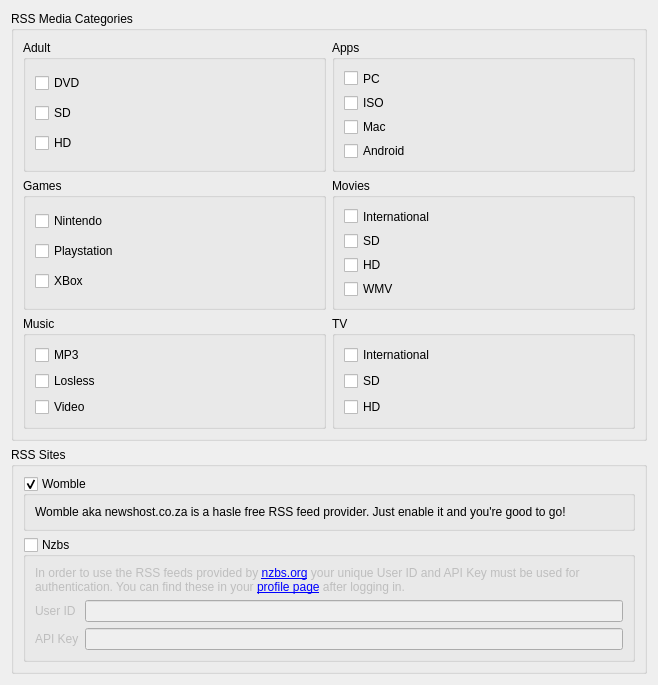
<?xml version="1.0" encoding="UTF-8"?>
<ui version="4.0">
 <class>RSSSettings</class>
 <widget class="QWidget" name="RSSSettings">
  <property name="geometry">
   <rect>
    <x>0</x>
    <y>0</y>
    <width>658</width>
    <height>654</height>
   </rect>
  </property>
  <property name="windowTitle">
   <string>RSS</string>
  </property>
  <layout class="QVBoxLayout" name="verticalLayout">
   <item>
    <widget class="QGroupBox" name="groupBox_11">
     <property name="title">
      <string>RSS Media Categories</string>
     </property>
     <layout class="QGridLayout" name="gridLayout_11">
      <item row="1" column="0">
       <layout class="QGridLayout" name="gridLayout_12">
        <item row="3" column="1">
         <widget class="QGroupBox" name="groupBox_13">
          <property name="title">
           <string>TV</string>
          </property>
          <layout class="QVBoxLayout" name="verticalLayout_15">
           <item>
            <widget class="QCheckBox" name="chkTvInt">
             <property name="text">
              <string>International</string>
             </property>
            </widget>
           </item>
           <item>
            <widget class="QCheckBox" name="chkTvSD">
             <property name="text">
              <string>SD</string>
             </property>
            </widget>
           </item>
           <item>
            <widget class="QCheckBox" name="chkTvHD">
             <property name="text">
              <string>HD</string>
             </property>
            </widget>
           </item>
          </layout>
         </widget>
        </item>
        <item row="2" column="1">
         <widget class="QGroupBox" name="groupBox_12">
          <property name="title">
           <string>Movies</string>
          </property>
          <layout class="QVBoxLayout" name="verticalLayout_14">
           <item>
            <widget class="QCheckBox" name="chkMoviesInt">
             <property name="text">
              <string>International</string>
             </property>
            </widget>
           </item>
           <item>
            <widget class="QCheckBox" name="chkMoviesSD">
             <property name="text">
              <string>SD</string>
             </property>
            </widget>
           </item>
           <item>
            <widget class="QCheckBox" name="chkMoviesHD">
             <property name="text">
              <string>HD</string>
             </property>
            </widget>
           </item>
           <item>
            <widget class="QCheckBox" name="chkMoviesWMV">
             <property name="text">
              <string>WMV</string>
             </property>
            </widget>
           </item>
          </layout>
         </widget>
        </item>
        <item row="2" column="0">
         <widget class="QGroupBox" name="groupBox_17">
          <property name="title">
           <string>Games</string>
          </property>
          <layout class="QVBoxLayout" name="verticalLayout_19">
           <item>
            <widget class="QCheckBox" name="chkConsoleNintendo">
             <property name="text">
              <string>Nintendo</string>
             </property>
            </widget>
           </item>
           <item>
            <widget class="QCheckBox" name="chkConsolePlaystation">
             <property name="text">
              <string>Playstation</string>
             </property>
            </widget>
           </item>
           <item>
            <widget class="QCheckBox" name="chkConsoleXbox">
             <property name="text">
              <string>XBox</string>
             </property>
            </widget>
           </item>
          </layout>
         </widget>
        </item>
        <item row="1" column="0">
         <widget class="QGroupBox" name="groupBox_16">
          <property name="title">
           <string>Adult</string>
          </property>
          <layout class="QVBoxLayout" name="verticalLayout_18">
           <item>
            <widget class="QCheckBox" name="chkXXXDVD">
             <property name="text">
              <string>DVD</string>
             </property>
            </widget>
           </item>
           <item>
            <widget class="QCheckBox" name="chkXXXSD">
             <property name="text">
              <string>SD</string>
             </property>
            </widget>
           </item>
           <item>
            <widget class="QCheckBox" name="chkXXXHD">
             <property name="text">
              <string>HD</string>
             </property>
            </widget>
           </item>
          </layout>
         </widget>
        </item>
        <item row="3" column="0">
         <widget class="QGroupBox" name="groupBox_15">
          <property name="title">
           <string>Music</string>
          </property>
          <layout class="QVBoxLayout" name="verticalLayout_17">
           <item>
            <widget class="QCheckBox" name="chkMusicMP3">
             <property name="text">
              <string>MP3</string>
             </property>
            </widget>
           </item>
           <item>
            <widget class="QCheckBox" name="chkMusicLosless">
             <property name="text">
              <string>Losless</string>
             </property>
            </widget>
           </item>
           <item>
            <widget class="QCheckBox" name="chkMusicVideo">
             <property name="text">
              <string>Video</string>
             </property>
            </widget>
           </item>
          </layout>
         </widget>
        </item>
        <item row="1" column="1">
         <widget class="QGroupBox" name="groupBox_14">
          <property name="title">
           <string>Apps</string>
          </property>
          <layout class="QVBoxLayout" name="verticalLayout_21">
           <item>
            <widget class="QCheckBox" name="chkComputerPC">
             <property name="text">
              <string>PC</string>
             </property>
            </widget>
           </item>
           <item>
            <widget class="QCheckBox" name="chkComputerISO">
             <property name="text">
              <string>ISO</string>
             </property>
            </widget>
           </item>
           <item>
            <widget class="QCheckBox" name="chkComputerMac">
             <property name="text">
              <string>Mac</string>
             </property>
            </widget>
           </item>
           <item>
            <widget class="QCheckBox" name="chkComputerAndroid">
             <property name="text">
              <string>Android</string>
             </property>
            </widget>
           </item>
          </layout>
         </widget>
        </item>
       </layout>
      </item>
     </layout>
    </widget>
   </item>
   <item>
    <widget class="QGroupBox" name="grpEnable">
     <property name="title">
      <string>RSS Sites</string>
     </property>
     <property name="checkable">
      <bool>false</bool>
     </property>
     <property name="checked">
      <bool>false</bool>
     </property>
     <layout class="QVBoxLayout" name="verticalLayout_22">
      <item>
       <widget class="QGroupBox" name="grpWomble">
        <property name="title">
         <string>Womble</string>
        </property>
        <property name="checkable">
         <bool>true</bool>
        </property>
        <layout class="QHBoxLayout" name="horizontalLayout_7">
         <item>
          <widget class="QLabel" name="label_11">
           <property name="text">
            <string>Womble aka newshost.co.za is a hasle free RSS feed provider. Just enable it and you're good to go!</string>
           </property>
          </widget>
         </item>
        </layout>
       </widget>
      </item>
      <item>
       <widget class="QGroupBox" name="grpNZBS">
        <property name="title">
         <string>Nzbs</string>
        </property>
        <property name="checkable">
         <bool>true</bool>
        </property>
        <property name="checked">
         <bool>false</bool>
        </property>
        <layout class="QVBoxLayout" name="verticalLayout_20">
         <item>
          <widget class="QLabel" name="label_4">
           <property name="sizePolicy">
            <sizepolicy hsizetype="Preferred" vsizetype="Expanding">
             <horstretch>0</horstretch>
             <verstretch>0</verstretch>
            </sizepolicy>
           </property>
           <property name="text">
            <string>&lt;html&gt;&lt;head/&gt;&lt;body&gt;&lt;p&gt;In order to use the RSS feeds provided by &lt;a href=&quot;http://nzbs.org&quot;&gt;&lt;span style=&quot; text-decoration: underline; color:#0000ff;&quot;&gt;nzbs.org&lt;/span&gt;&lt;/a&gt; your unique User ID and API Key must be used for authentication. You can find these in your &lt;a href=&quot;http://nzbs.org/profile/&quot;&gt;&lt;span style=&quot; text-decoration: underline; color:#0000ff;&quot;&gt;profile page&lt;/span&gt;&lt;/a&gt; after logging in.&lt;/p&gt;&lt;/body&gt;&lt;/html&gt;</string>
           </property>
           <property name="textFormat">
            <enum>Qt::RichText</enum>
           </property>
           <property name="wordWrap">
            <bool>true</bool>
           </property>
           <property name="openExternalLinks">
            <bool>true</bool>
           </property>
          </widget>
         </item>
         <item>
          <layout class="QGridLayout" name="gridLayout_2">
           <item row="0" column="0">
            <widget class="QLabel" name="label_6">
             <property name="text">
              <string>User ID</string>
             </property>
            </widget>
           </item>
           <item row="0" column="1">
            <widget class="QLineEdit" name="edtNZBSUserId"/>
           </item>
           <item row="1" column="0">
            <widget class="QLabel" name="label_7">
             <property name="text">
              <string>API Key</string>
             </property>
            </widget>
           </item>
           <item row="1" column="1">
            <widget class="QLineEdit" name="edtNZBSApikey"/>
           </item>
          </layout>
         </item>
        </layout>
       </widget>
      </item>
     </layout>
    </widget>
   </item>
  </layout>
 </widget>
 <tabstops>
  <tabstop>chkXXXDVD</tabstop>
  <tabstop>chkXXXSD</tabstop>
  <tabstop>chkXXXHD</tabstop>
  <tabstop>chkComputerPC</tabstop>
  <tabstop>chkComputerISO</tabstop>
  <tabstop>chkComputerMac</tabstop>
  <tabstop>chkComputerAndroid</tabstop>
  <tabstop>chkConsoleNintendo</tabstop>
  <tabstop>chkConsolePlaystation</tabstop>
  <tabstop>chkConsoleXbox</tabstop>
  <tabstop>chkMoviesInt</tabstop>
  <tabstop>chkMoviesSD</tabstop>
  <tabstop>chkMoviesHD</tabstop>
  <tabstop>chkMoviesWMV</tabstop>
  <tabstop>chkMusicMP3</tabstop>
  <tabstop>chkMusicLosless</tabstop>
  <tabstop>chkMusicVideo</tabstop>
  <tabstop>chkTvInt</tabstop>
  <tabstop>chkTvSD</tabstop>
  <tabstop>chkTvHD</tabstop>
  <tabstop>grpWomble</tabstop>
  <tabstop>grpNZBS</tabstop>
  <tabstop>edtNZBSUserId</tabstop>
  <tabstop>edtNZBSApikey</tabstop>
 </tabstops>
 <resources/>
 <connections/>
</ui>
